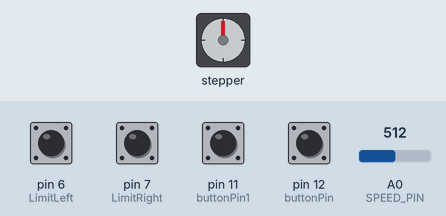
This sketch was run on a simulated Arduino Uno, built with avr-gcc and run on an emulated ATmega328P. On the bench: stepper motor. The test bench sets the inputs (shaded band); at power-on: pin 6 (LimitLeft), pin 7 (LimitRight) HIGH, pin 11 (buttonPin1), pin 12 (buttonPin) LOW, A0 (SPEED_PIN) = 512. Stepper angles assume 200 steps per turn.

Above: at 1.2 s.
1.3 s: pin 11 (buttonPin1) pulled HIGH for 1 s
At 3.4 s:
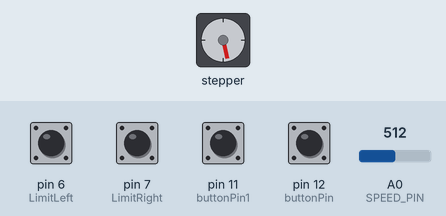
3.8 s: pin 12 (buttonPin) pulled HIGH for 0.15 s
At 5.2 s:
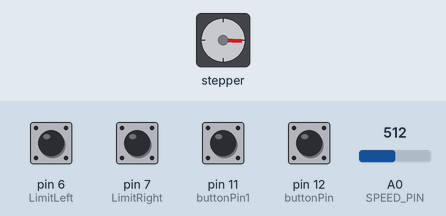
5.6 s: pin 12 (buttonPin) pulled HIGH for 1 s
At 7.0 s:
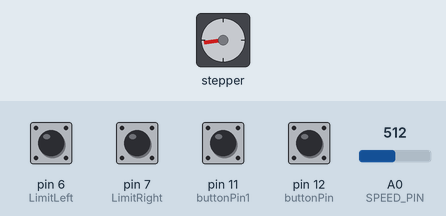
8.1 s: pin 12 (buttonPin) pulled HIGH for 0.15 s
At 9.6 s:
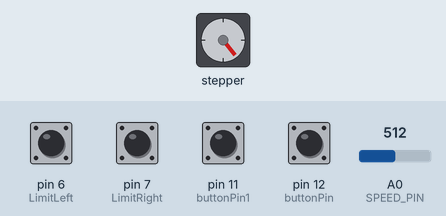
9.9 s: pin 11 (buttonPin1) pulled HIGH for 1 s
At 12.1 s:
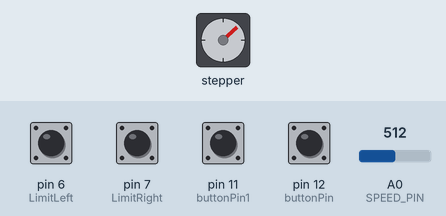
12.4 s: pin 12 (buttonPin) pulled HIGH for 0.15 s
At 14.2 s:
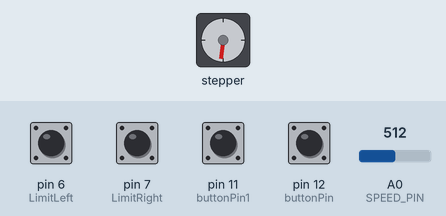
Timing chart, 0 to 15.2 s (numbered marks = the images above; inputs shaded):
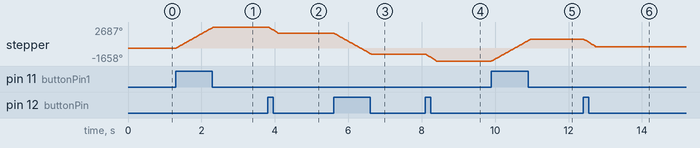

The sketch:

buttons.ino
```cpp
#include <AccelStepper.h>

const int buttonPin = 12; //Jog Button clockwise
const int buttonPin1 = 11; //Jog Button Counter clockwise
int buttonState = 0;

// Define the stepper and the pins it will use
AccelStepper stepper1(1, 4, 5); // 4= step ,5= direction

// Define our three input button pins
#define  LEFT_PIN  8
#define  STOP_PIN  9
#define  RIGHT_PIN 10

//Define Limit Switchs
#define LimitLeft 6  // Pin 6 connected to Limit switch out
#define LimitRight 7  // Pin 7 connected to Limit switch out

// Define our analog pot input pin
#define  SPEED_PIN 0

// Define our maximum and minimum speed in steps per second (scale pot to these)
#define  MAX_SPEED 5000
#define  MIN_SPEED 0.1

void setup() {

  // The only AccelStepper value we have to set here is the max speeed, which is higher than we'll ever go
  stepper1.setMaxSpeed(10000.0);

  // Set up the three button inputs, with pullups and three pull down resisters
  pinMode(LEFT_PIN, INPUT_PULLUP);
  pinMode(STOP_PIN, INPUT_PULLUP);
  pinMode(RIGHT_PIN, INPUT_PULLUP);
  pinMode(buttonPin,INPUT);
  pinMode(buttonPin1,INPUT);
  pinMode(LimitLeft, INPUT_PULLUP);
  pinMode(LimitRight, INPUT_PULLUP);
}

void loop() {
  buttonState = digitalRead(buttonPin);
  static float current_speed = 0.0;         // Holds current motor speed in steps/second
  static int analog_read_counter = 1000;    // Counts down to 0 to fire analog read
  static char sign = 0;                     // Holds -1, 1 or 0 to turn the motor on/off and control direction
  static int analog_value = 0;              // Holds raw analog value.

  // If limit switch is activated (low), dont run else continue
  //if (digitalRead(LimitLeft) == HIGH && (digitalRead(RIGHT_PIN) == 0)) // check if limit switch is activated
  //  sign = 0;
  //}
  // If a switch is pushed down (low), set the sign value appropriately

  if ((digitalRead(LimitRight) == LOW) && (digitalRead(LEFT_PIN) == 0)) {
    sign = 1; //Turn Stepper Left
  }
  else if ((digitalRead(LimitLeft) == LOW) && (digitalRead(RIGHT_PIN) == 0)) {
    sign = -1; //Turn Stepper Right
  }
  else if ((digitalRead(LimitLeft) == HIGH) || (digitalRead(LimitRight) == HIGH) || (digitalRead(STOP_PIN) == 0)) {
    sign = 0; //Stop Stepper
  }

  // We only want to read the pot every so often (because it takes a long time we don't
  // want to do it every time through the main loop).
  if (analog_read_counter > 0) {
    analog_read_counter--;
  }
  else {
    analog_read_counter = 3000;
    // Now read the pot (from 0 to 1023)
    analog_value = analogRead(SPEED_PIN);
    // Give the stepper a chance to step if it needs to
    stepper1.runSpeed();
    //  And scale the pot's value from min to max speeds
    current_speed = sign * (((analog_value/1023.0) * (MAX_SPEED - MIN_SPEED)) + MIN_SPEED);
    // Update the stepper to run at this new speed
    stepper1.setSpeed(current_speed);
  }

  // This will run the stepper at a constant speed
  stepper1.runSpeed();

  //Jog Button Clockwise
 if (digitalRead(buttonPin) == HIGH){
      current_speed = (((analog_value/1023.0) * (MAX_SPEED - MIN_SPEED)) + MIN_SPEED);
     stepper1.setSpeed(-current_speed);
     stepper1.runSpeed();
 }
 //Jog Button Counter clockwise
 if (digitalRead(buttonPin1) == HIGH){
      current_speed = (((analog_value/1023.0) * (MAX_SPEED - MIN_SPEED)) + MIN_SPEED);
     stepper1.setSpeed(current_speed);
     stepper1.runSpeed();
 }
}
```

Measured:
- after the input at 1.3 s, stepper: turns 2687° clockwise in 1.0 s, starting at once
- after the input at 3.8 s, stepper: turns 794° counter-clockwise in 0.28 s, starting at once
- after the input at 5.6 s, stepper: turns 2712° counter-clockwise in 1.0 s, starting at once
- after the input at 8.1 s, stepper: turns 839° counter-clockwise in 0.30 s, starting at once
- after the input at 9.9 s, stepper: turns 2786° clockwise in 1.1 s, starting at once
- after the input at 12.4 s, stepper: turns 941° counter-clockwise in 0.33 s, starting at once
